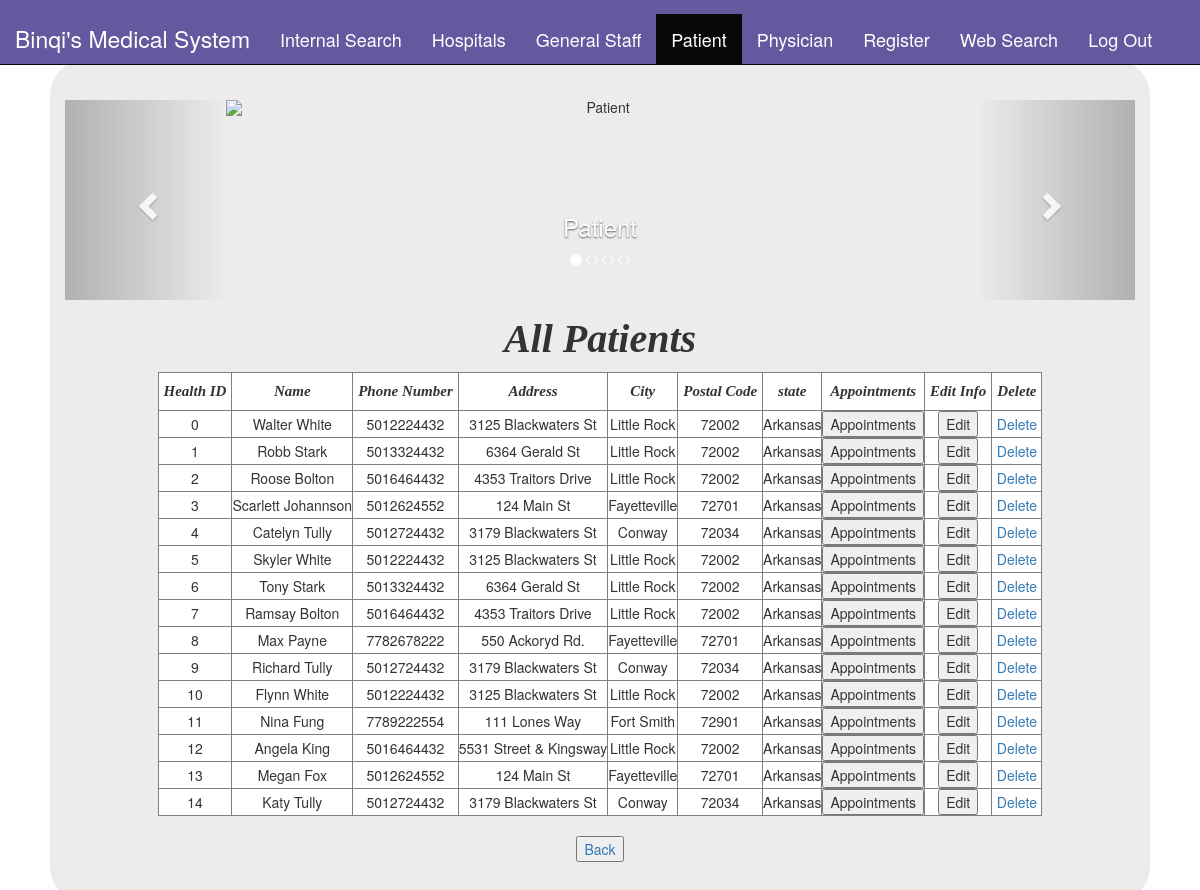
Screenshot of /index2.php?page=patient (signed in) with the database file from the repository.
### tables this page shows
CREATE TABLE Patient(
	healthid INTEGER(9),
	healthinfo CHAR(100),
	name CHAR(20),
	phonenum CHAR(10),
	address CHAR(100),
	city CHAR(25),
	postal_code CHAR(7),
	state CHAR(30),
	PRIMARY KEY(healthid));

### public/patient.php (the view, shortened to what this page needs)
 <div id="myCarousel" class="carousel slide" data-ride="carousel">
    <ol class="carousel-indicators">
      <li data-target="#myCarousel" data-slide-to="0" class="active"></li>
      <li data-target="#myCarousel" data-slide-to="1"></li>
	  <li data-target="#myCarousel" data-slide-to="2"></li>
	  <li data-target="#myCarousel" data-slide-to="3"></li>
    </ol>
    <div class="carousel-inner" role="listbox">
      <div class="item active">
        <img src="image/patient/patient1.jpg" alt="Patient">
        <div class="carousel-caption">
          <h3>Patient</h3>
        </div>
      </div>
    </div>
    <a class="left carousel-control" href="#myCarousel" role="button" data-slide="prev">
      <span class="glyphicon glyphicon-chevron-left" aria-hidden="true"></span>
    </a>
    <a class="right carousel-control" href="#myCarousel" role="button" data-slide="next">
      <span class="glyphicon glyphicon-chevron-right" aria-hidden="true"></span>
    </a>
</div>
<h2 style="font: italic bold 40px Georgia, serif; margin-bottom:10px; margin-top:15px;">All Patients</h2>
<table align="center"  border="1" style="background-color:#FFF;">
          <tr>
          <td style=" padding: 10px 5px; font: italic bold 15px Georgia, serif;">Health ID</td>
          <td style=" padding: 10px 5px; font: italic bold 15px Georgia, serif;">Name</td>
          <td style=" padding: 10px 5px; font: italic bold 15px Georgia, serif;">Phone Number</td>
          <td style=" padding: 10px 5px; font: italic bold 15px Georgia, serif;">Address</td>
          <td style=" padding: 10px 5px; font: italic bold 15px Georgia, serif;">City</td>
          <td style=" padding: 10px 5px; font: italic bold 15px Georgia, serif;">Postal Code</td>
          <td style=" padding: 10px 5px; font: italic bold 15px Georgia, serif;">state</td>
		  <td style=" padding: 10px 5px; font: italic bold 15px Georgia, serif;">Appointments</td>
		  <td style=" padding: 10px 5px; font: italic bold 15px Georgia, serif;">Edit Info</td>
          <td style=" padding: 10px 5px; font: italic bold 15px Georgia, serif;">Delete</td>
          </tr>
          <?php
          $result = mysql_query("SELECT * FROM patient;");
          while ($subject = mysql_fetch_assoc($result)) {
          ?>
          <tr>
          <td><?php  echo $subject["healthid"]."<br/>";?></td>
          <td><?php  echo $subject["name"]."<br/>";?></td>
          <td><?php  echo $subject["phonenum"]."<br/>";?></td>
          <td><?php  echo $subject["address"]."<br/>";?></td>
          <td><?php  echo $subject["city"]."<br/>";?></td>
          <td><?php  echo $subject["postal_code"]."<br/>";?></td>
          <td><?php  echo $subject["state"]."<br/>";?></td>
		  <td><form method="post" action="?page=pappointments">
			<input type="submit" name="patient-appts" value="Appointments">
			</form></td>
		  <td><form method="post" action="?page=pedit">
			<input type="submit" name="edit-request-patient" value="Edit">
			</form></td>
          <td><a href="private/delete.php?class=patient&healthid=<?php echo $subject["healthid"]; ?>">Delete</a> </td>
          </tr>
          <?php
          }
           ?>
</table>
<br>
<button type="submit" style="color:#000000"><a href="javascript:history.go(-1)">Back</a></button>

### public/css/style.css (style rules this page uses)
body { padding-top: 10px; background-color: #EEEFFF; }

### index2.php (style rules this page uses)
body { background: url("image/home1.jpg") no-repeat center center fixed; -webkit-background-size: cover; -moz-background-size: cover; -o-background-size: cover; background-size: cover; }
.carousel-inner img { width: 100%; margin: auto; min-height:200px; }
.carousel-inner > .item > img, .carousel-inner > .item > a > img { width: 70%; margin: auto; }

### rows the page displays
patient: healthid "0", name "Walter White", phonenum "5012224432", address "3125 Blackwaters St", city "Little Rock", postal_code "72002", state "Arkansas"
patient: healthid "1", name "Robb Stark", phonenum "5013324432", address "6364 Gerald St", city "Little Rock", postal_code "72002", state "Arkansas"
patient: healthid "2", name "Roose Bolton", phonenum "5016464432", address "4353 Traitors Drive", city "Little Rock", postal_code "72002", state "Arkansas"
patient: healthid "3", name "Scarlett Johannson", phonenum "5012624552", address "124 Main St", city "Fayetteville", postal_code "72701", state "Arkansas"
patient: healthid "4", name "Catelyn Tully", phonenum "5012724432", address "3179 Blackwaters St", city "Conway", postal_code "72034", state "Arkansas"
patient: healthid "5", name "Skyler White", phonenum "5012224432", address "3125 Blackwaters St", city "Little Rock", postal_code "72002", state "Arkansas"
patient: healthid "6", name "Tony Stark", phonenum "5013324432", address "6364 Gerald St", city "Little Rock", postal_code "72002", state "Arkansas"
patient: healthid "7", name "Ramsay Bolton", phonenum "5016464432", address "4353 Traitors Drive", city "Little Rock", postal_code "72002", state "Arkansas"
patient: healthid "8", name "Max Payne", phonenum "7782678222", address "550 Ackoryd Rd.", city "Fayetteville", postal_code "72701", state "Arkansas"
patient: healthid "9", name "Richard Tully", phonenum "5012724432", address "3179 Blackwaters St", city "Conway", postal_code "72034", state "Arkansas"
patient: healthid "10", name "Flynn White", phonenum "5012224432", address "3125 Blackwaters St", city "Little Rock", postal_code "72002", state "Arkansas"
patient: healthid "11", name "Nina Fung", phonenum "7789222554", address "111 Lones Way", city "Fort Smith", postal_code "72901", state "Arkansas"
patient: healthid "12", name "Angela King", phonenum "5016464432", address "5531 Street & Kingsway", city "Little Rock", postal_code "72002", state "Arkansas"
patient: healthid "13", name "Megan Fox", phonenum "5012624552", address "124 Main St", city "Fayetteville", postal_code "72701", state "Arkansas"
patient: healthid "14", name "Katy Tully", phonenum "5012724432", address "3179 Blackwaters St", city "Conway", postal_code "72034", state "Arkansas"
